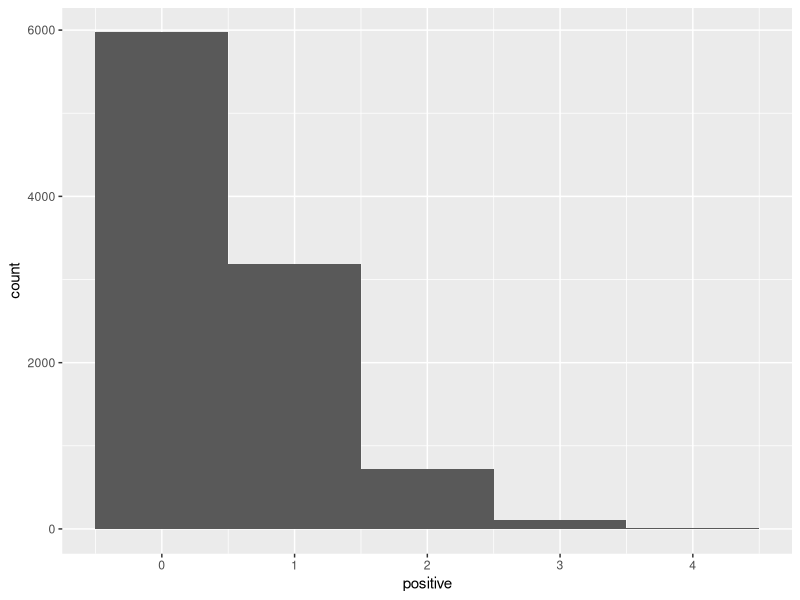
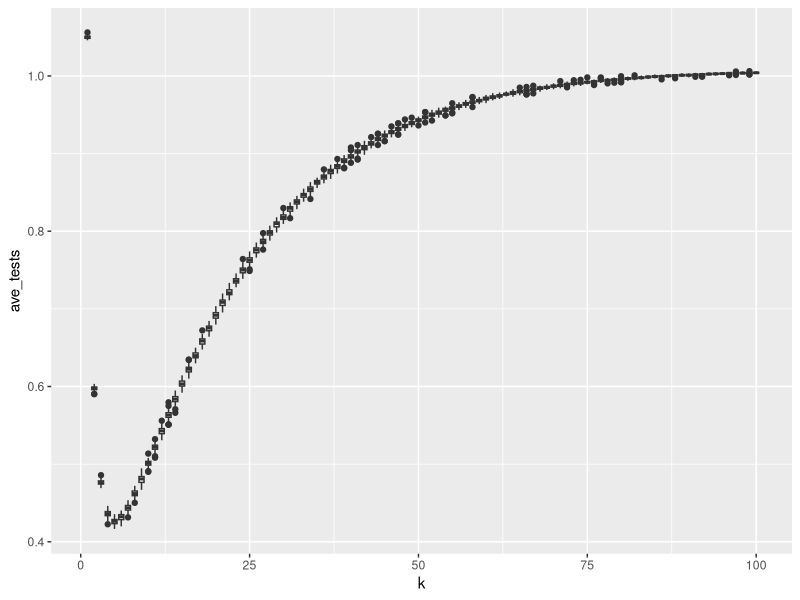

The R source for these figures, in order:
## ---- chunk 1
print("Roses are red,")
print("violets are blue,")
print("R's pretty rad,")
print("and Bayes' rule rules.")
## ---- chunk 2

## ---- chunk 3

# This chunk has a name!
# These lines with '#' are comments. 
# The computer ignores them but humans don't. 
# You can use them to clarify code.
#
# It is good coding style to use comments 
# to clarify any confusing lines.

2 + 3 + 5  # Addition
2 * 3 * 5  # Multiplication
(2 ^ 3) ^ 5  # Exponentiation
## ---- chunk 4
# Three variables
a <- 42
b = 42
a <- TRUE # Overwrite a with a new value
word_variable <- 'words go in quotes!'  # Variable names don't have spaces

# A list of the three variables
list_of_data <- list(a, b, word_variable)
print(list_of_data)

## ---- chunk 5
knitr::opts_chunk$set(echo = TRUE)  # Set up knitr
## ---- chunk 6
library(tidyverse)  # Import the tidyverse package
knitr::opts_chunk$set(echo = TRUE)  # ready knitr 
## ---- chunk 7
k <- 10  # Number of people in a pool
samps <- 10000  # The total number of pools we test.

## ---- chunk 8
pos_rate <- 0.05  # The rate at which people have COVID. This is now a variable and is saved.
rbinom(1, size = k, prob = pos_rate)  # This randomly picks the number of people with covid in one pool from a binomial distribution.
## ---- chunk 9
# Make 42 random draws from the binomial distribution.
rbinom(42, size = k, prob = pos_rate)  

# Make 10 random draws, with positive rate of 50%.
rbinom(10, size = k, prob = 0.5)  
## ---- chunk 10
# Write your answer here.

#make a vector of 200 random draws from a binomial distribution. Let the size of the pools be 100 and the positive rate be 50%. 

vector <- rbinom(200, size = 100, prob = 0.5)  
vector

## ---- chunk 11
?rbinom

# Write down the three other types of bionomial function's names.
# 1.dbinom
# 2.pbinom
# 3.qbinom
# 4.rbinom

## ---- chunk 12
# Make a vector of all the pools, 
# where the i'th pool has the number of people with COVID in it.
positive <- rbinom(n = samps, size = k, prob = pos_rate) 

# Arrange data in a tibble.
# Look in your Environment panel and click pools to see what this data looks like.
pools <- tibble(positive)  



## ---- chunk 13
# Make a plot and say what data we will plot
ggplot(data = pools, aes(x = positive)) +  
  geom_histogram(binwidth = 1) 
## ---- chunk 14
# 'mutate' adds two columns to the data frame, one called 'retest'
# and one called 'tests'. These columns are filled with the values provided.
# You can look at the pools variable before and after running this to see what changed!
pools <- mutate(pools, retest = sign(positive) , tests = 1 + retest * k)  

# Take mean number of tests needed
mean(pools$tests) / k


## ---- chunk 15
pools <- pools %>% 
  mutate(retest = sign(positive) , tests = 1 + retest * k)  
## ---- chunk 16

z = -10 + 3i  # The imaginary number 2 + 3i

z %>%
  Re() %>%  # Take the real part...
  abs() %>% # then take the absolute value...
  log(base = 10)  # then take log base ten.
  

# Same thing but now save it as the variable a
a <- z %>%
  Re() %>%  # Take the real part...
  abs() %>% # then take the absolute value...
  log(base = 10)  # the take the log base ten.

print(a)
## ---- chunk 17

z = -10 + 3i

a = log(abs(Re(z)), base = 10)

## ---- chunk 18

# Modify this code.

z = -10 + 3i  # The imaginary number 2 + 3i

z %>%
  Re() %>%  # Take the real part...
  abs() %>% # then take the absolute value...
  sqrt() %>% #then take the square root 
  log()  # then take the natural log
  
#woo hoo 1.151293

## ---- chunk 19

# This function takes in a pool size k and 
# returns the mean number of tests needed
# to identify everybody that has COVID.

calc_tests <- function(k) {
  
  pos_rate <- 0.05
  samps <- 10000
  positive = rbinom(n = samps, size = k, prob = pos_rate)  # Make new data for each run
  pools <-  tibble(positive)
  
  pools <- pools %>%
    mutate(retest = sign(positive) , tests= 1 + retest * k)
  
  output <- mean(pools$tests) / k
  
  output  # Return the mean

}

?rbinom
## ---- chunk 20
calc_tests(2)  # Mean tests needed for when pools have two people each
## ---- chunk 21
# make a new tibble that contains the pool size *k* 
# for each replicate and does each replicate 100 times.
keffects <- tibble(k = rep(seq(100), 100)) 

# Calculate the average number of tests needed
keffects <- keffects %>%
  rowwise() %>%
  mutate(ave_tests = calc_tests(k), poolsize = as.integer(k))  # convert *k* to an integer to get geom_boxplot to work properly. 


ggplot(data = keffects, aes(x = k, y = ave_tests, group = poolsize)) +
  geom_boxplot()




